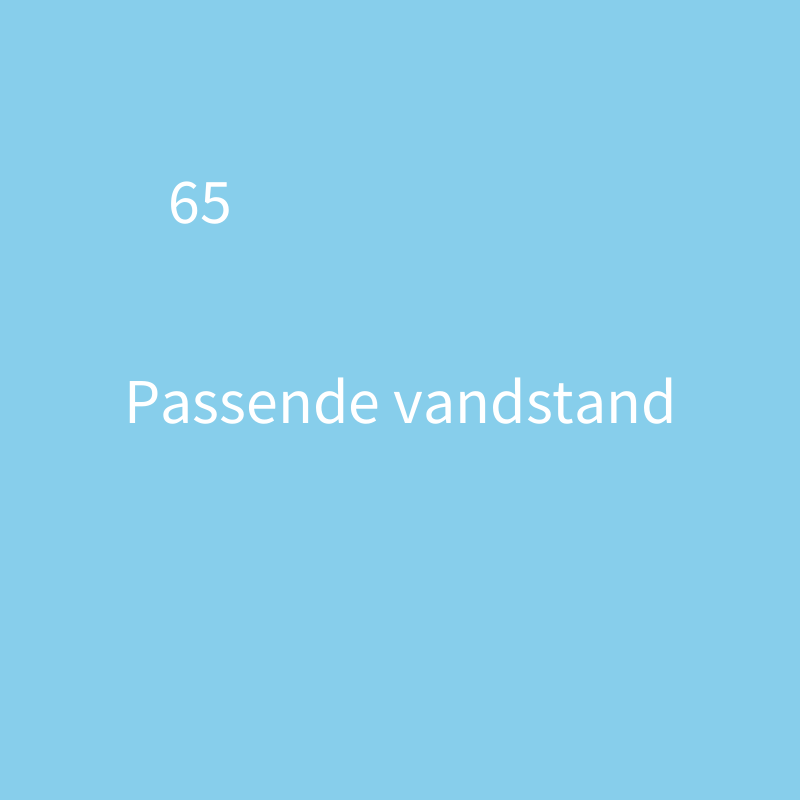
Frame 1 (no input)
Frame 60 (the mouse pressed at the canvas centre just before this capture): identical to frame 1, image omitted
Frame 120 (the mouse held since frame 60 and released just before this capture): identical to frame 1, image omitted

The Processing sketch that drew this single still picture (run headless with seeded random() and noise(); from frame 60 on, the mouse is pressed at the canvas centre):

// Processing sketch: Vandstand_updater
// ── Vandstand_updater.pde
int waterlevel = 65;
int midtY = height/2;
int midtX = width/2;


void setup(){
  size(800,800);
  textAlign(CENTER,CENTER);
  fill(255);
  textSize(64);
}

void draw(){
  if(waterlevel < 0 || waterlevel > 100){
      background(25, 25, 112);
      text(waterlevel, width/4, height/4);
      text("Ugyldig måling", width/2, height/2);
    }
    if(waterlevel <= 19 && waterlevel >= 0){
      background(65, 105, 225);
      text(waterlevel, width/4, height/4);
      text("Fyld tanken", width/2, height/2);
    }
    if(waterlevel <=49 && waterlevel >= 20){
      background(30, 144, 255);
      text(waterlevel, width/4, height/4);
      text("Lav vandstand", width/2, height/2);
    }
    if(waterlevel <=79 && waterlevel >= 50){
      background(135, 206, 235);
      text(waterlevel, width/4, height/4);
      text("Passende vandstand", width/2, height/2);
    }
    if(waterlevel <=100 && waterlevel >= 80){
      background(176, 196, 222);
      text(waterlevel, width/4, height/4);
      text("Tanken er næsten fuld", width/2, height/2);
    }
}

void keyPressed(){
  if(keyCode == UP){
    waterlevel = waterlevel + 1;
  }
  if(keyCode == DOWN){
    waterlevel = waterlevel - 1;
  }
}
      
    
    
